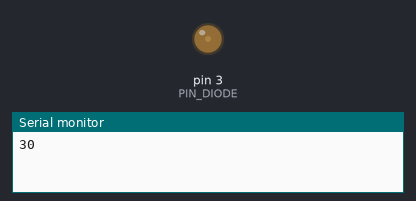
Bench run of a sketch on a simulated Arduino Uno, built with avr-gcc and run on an emulated ATmega328P. Parts: output pins drawn as LEDs (lit = HIGH), the last lines printed to the serial monitor.

Above: at 0.05 s.
At 3.05 s:
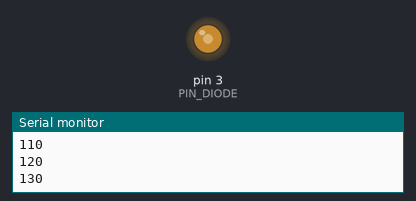
At 6.0 s:
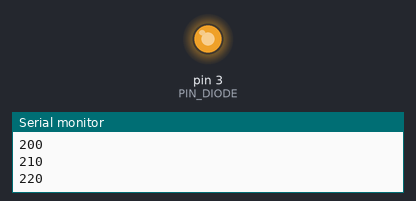
At 12.0 s:
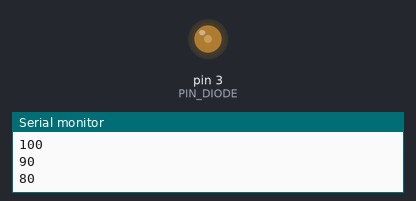
Timing chart, 0 to 18.7 s (numbered marks = the images above):
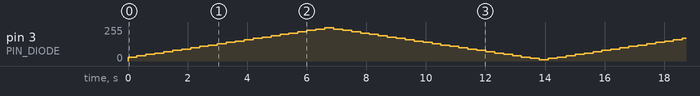

The sketch:

pwm-diode-signal-v2.ino
```cpp
#define PIN_DIODE 3

byte duty_cycle = 20;
bool duty_cycle_is_increasing = true;

bool is_duty_cycle_direction_to_change() {
  if(duty_cycle > 240 || duty_cycle < 20) {
    return true;
  }
  return false;
}


void update_duty_cycle() {
  if (duty_cycle_is_increasing) {
    duty_cycle += 10;
  } else {
    duty_cycle -= 10;
  }
}

void setup() {
  Serial.begin(9600);
  analogWrite(PIN_DIODE, duty_cycle);
}


void loop() {
  if (is_duty_cycle_direction_to_change()) {
    duty_cycle_is_increasing = !duty_cycle_is_increasing;
  }
  update_duty_cycle();
  Serial.println(duty_cycle, DEC);
  analogWrite(PIN_DIODE, duty_cycle);
  delay(300);
}
```
